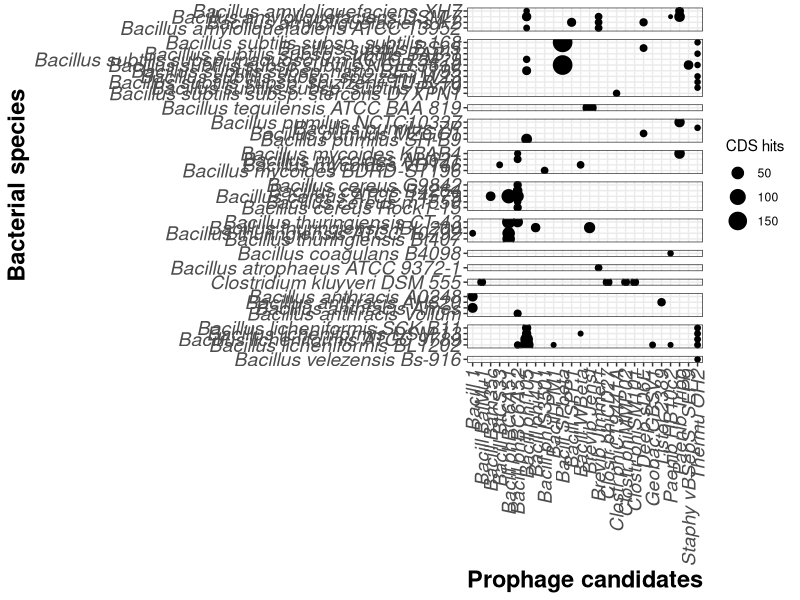

R code for this plot:
## ---- chunk 1
knitr::opts_chunk$set(cache=TRUE,  comment= " ")
## ---- chunk 2
library(tidyverse)
library(magrittr)
library(readxl) 
library(rmarkdown)
library(knitr)
library(RColorBrewer)
## ---- chunk 3
df <- read_excel("Data/07-09-2020_PHASTER-raw.xlsx")
df %<>% mutate_at(vars(e_value), ~ as.numeric(as.character(.)))
df %<>% mutate_at(vars(species,completeness, genome), ~ as_factor(.))

kable(df[1:5,])
## ---- chunk 4
by_completeness <- df %>%
  filter(hit_number == 1) %>% 
  group_by(species,genome) %>%
  summarise(
    Incomplete = sum(str_count(completeness, "Incomplete")),
    Questionable = sum(str_count(completeness, "Questionable")),
    Intact = sum(str_count(completeness, "Intact"))
  )

#write_tsv(x = by_completeness, path = "Data/completeness_raw-01.tsv")

kable(by_completeness[1:5,])
## ---- chunk 5
by_species_total <- df %>%
  group_by(species, genome) %>%
  summarise("Total prophage proteins" = sum(str_count(blast_hit, "PHAGE")))

#write_tsv(x = by_species_total, path = "Data/total-proteins_raw-01.tsv")

kable(by_species_total[1:5,])
## ---- chunk 6

intact_phages <- df %>%
  filter(completeness %in% c("Intact") & blast_hit %in% str_subset(blast_hit, "^PHAGE")) %>%
  mutate(Candidate = as.factor(str_extract(blast_hit, "[:graph:]+(?=:)")), region = as.factor(region)) %>%
  mutate(Candidate = str_remove(Candidate, "PHAGE_"), Candidate = str_replace(Candidate, "_", " ")) %>%
  separate(Candidate, c("Candidate", "Phage_NC_ID"), sep = "_NC_") %>%
  mutate(Candidate = str_remove(Candidate, "_")) %>% 
  select(species, score, region, Candidate, Phage_NC_ID) %>% 
  group_by(species, Candidate, region, score, Phage_NC_ID) %>% 
  summarise(
    CDS_hits = length(Candidate)
  ) %>% 
  group_by(species, region) %>% 
  filter(CDS_hits == max(CDS_hits)) %>% 
  mutate(Epithet = as_factor(word(species,2)))

#write_tsv(x = intact_phages, path = "Data/intact-phages_raw-01.tsv")

kable(intact_phages[1:5,])
## ---- chunk 7

mycolors <- colorRampPalette(brewer.pal(8, "Dark2"))(26)

intact_phages %>%
  as_tibble() %>%
  mutate(Species = species) %>%
  select(Species, Candidate, CDS_hits, Epithet) %>%
  pivot_wider(names_from = "Candidate", values_from = "CDS_hits", values_fill = 0, values_fn = sum) %>%
  pivot_longer(cols = -c(Species, Epithet), names_to = "Candidates", values_to = "CDS hits") %>%
  filter(`CDS hits`>1) %>% 
  ggplot(aes(Candidates, Species, size = `CDS hits`)) +
  geom_point() +
  facet_grid(rows = vars(Epithet), scales = "free", space = "free") +
  theme_bw() +
  scale_color_manual(values = mycolors) +
  theme(axis.text.x = element_text(angle = 90, vjust = 0.5, hjust = 1, size = 14, face = "italic"),
        axis.text.y = element_text(size = 14, face = "italic"),
        axis.title.x = element_text(size = 17, face = "bold"),
        axis.title.y = element_text(size = 17, face = "bold"),
        strip.background = element_blank(),#element_rect(fill = "#EEEEEE", color = "#FFFFFF"),
        strip.text = element_blank(),
        legend.position = "right"
        ) +
  labs(x = "Prophage candidates",
       y = "Bacterial species"
  )
